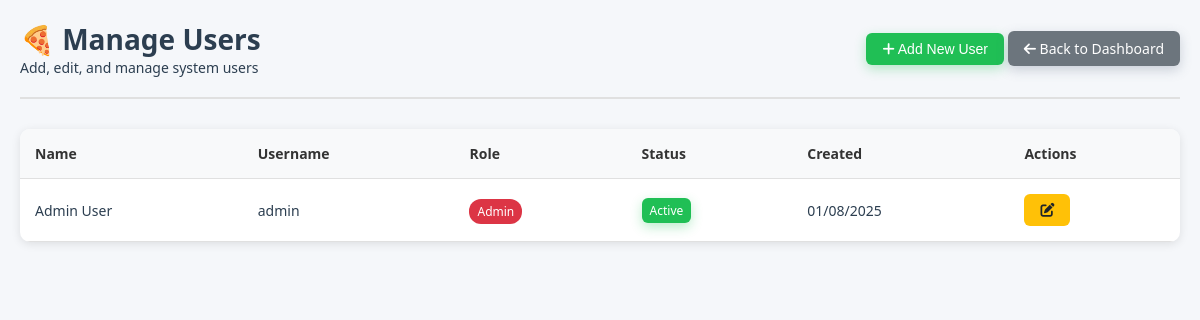
/admin/manage_users.php (signed in), run on the app's committed database.
### tables this page shows
CREATE TABLE users (
    id INT PRIMARY KEY AUTO_INCREMENT,
    name VARCHAR(100) NOT NULL,
    username VARCHAR(50) UNIQUE NOT NULL,
    password VARCHAR(255) NOT NULL,
    role ENUM('admin', 'cashier') DEFAULT 'cashier',
    is_active BOOLEAN DEFAULT TRUE,
    created_at TIMESTAMP DEFAULT CURRENT_TIMESTAMP,
    updated_at TIMESTAMP DEFAULT CURRENT_TIMESTAMP ON UPDATE CURRENT_TIMESTAMP
);

### admin/manage_users.php (the view, shortened to what this page needs)
<?php
require_once '../config/database.php';
$query = "SELECT * FROM users ORDER BY name";
$stmt = $db->prepare($query);
$stmt->execute();
$users = $stmt->fetchAll();
?>
<!DOCTYPE html>
<html lang="en">
<head>
    <link rel="stylesheet" href="../assets/css/style.css">
    <link rel="stylesheet" href="https://cdnjs.cloudflare.com/ajax/libs/font-awesome/6.0.0/css/all.min.css">
</head>
<body>
    <div class="admin-container">
        <div class="admin-header">
            <div>
                <h1>🍕 Manage Users</h1>
                <p>Add, edit, and manage system users</p>
            </div>
            <div>
                <button class="btn-admin btn-primary" onclick="showAddModal()">
                    <i class="fas fa-plus"></i> Add New User
                </button>
                <a href="index.php" class="btn-admin btn-secondary">
                    <i class="fas fa-arrow-left"></i> Back to Dashboard
                </a>
            </div>
        </div>
        <table class="users-table">
            <thead>
                <tr>
                    <th>Name</th>
                    <th>Username</th>
                    <th>Role</th>
                    <th>Status</th>
                    <th>Created</th>
                    <th>Actions</th>
                </tr>
            </thead>
            <tbody>
                <?php foreach ($users as $user): ?>
                <tr>
                    <td><?php echo htmlspecialchars($user['name']); ?></td>
                    <td><?php echo htmlspecialchars($user['username']); ?></td>
                    <td>
                        <span class="role-badge role-<?php echo $user['role']; ?>">
                            <?php echo ucfirst($user['role']); ?>
                        </span>
                    </td>
                    <td>
                        <span class="btn-admin <?php echo $user['is_active'] ? 'btn-primary' : 'btn-secondary'; ?>" style="padding: 4px 8px; font-size: 12px;">
                            <?php echo $user['is_active'] ? 'Active' : 'Inactive'; ?>
                        </span>
                    </td>
                    <td><?php echo date('d/m/Y', strtotime($user['created_at'])); ?></td>
                    <td>
                        <button class="btn-admin btn-warning" onclick="showEditModal(<?php echo $user['id']; ?>, '<?php echo addslashes($user['name']); ?>', '<?php echo addslashes($user['username']); ?>', '<?php echo $user['role']; ?>')">
                            <i class="fas fa-edit"></i>
                        </button>
                    </td>
                </tr>
                <?php endforeach; ?>
            </tbody>
        </table>
    </div>
</body>
</html>

### assets/css/style.css (style rules this page uses)
* { margin: 0; padding: 0; box-sizing: border-box; }
body { font-family: 'Segoe UI', Tahoma, Geneva, Verdana, sans-serif; background: #f5f7fa; color: #2c3e50; overflow: hidden; height: 100vh; font-size: 14px; }
.btn-primary { background: linear-gradient(135deg, #20bf55 0%, #1a9f47 100%); color: white; box-shadow: 0 4px 12px rgba(32, 191, 85, 0.3); }
.btn-secondary { background: #64748b; color: white; box-shadow: 0 4px 12px rgba(100, 116, 139, 0.3); }

### admin/manage_users.php (style rules this page uses)
body { overflow: auto !important; height: auto !important; min-height: 100vh; }
.admin-container { max-width: 1200px; margin: 0 auto; padding: 20px; }
.admin-header { display: flex; justify-content: space-between; align-items: center; margin-bottom: 30px; padding-bottom: 20px; border-bottom: 2px solid #e0e0e0; }
.users-table { width: 100%; border-collapse: collapse; background: white; border-radius: 10px; overflow: hidden; box-shadow: 0 2px 10px rgba(0,0,0,0.1); }
.users-table th, .users-table td { padding: 15px; text-align: left; border-bottom: 1px solid #e0e0e0; }
.users-table th { background: #f8f9fa; font-weight: 600; color: #333; }
.btn-admin { padding: 8px 16px; border: none; border-radius: 6px; cursor: pointer; font-weight: 500; text-decoration: none; display: inline-block; text-align: center; font-size: 14px; }
.btn-primary { background: #20bf55; color: white; }
.btn-secondary { background: #6c757d; color: white; }
.btn-warning { background: #ffc107; color: #212529; }
.role-badge { padding: 4px 8px; border-radius: 12px; font-size: 12px; font-weight: 500; }
.role-admin { background: #dc3545; color: white; }

### data on the page
users: name "Admin User", username "admin", role "Admin", is_active "Active", created_at "01/08/2025"
